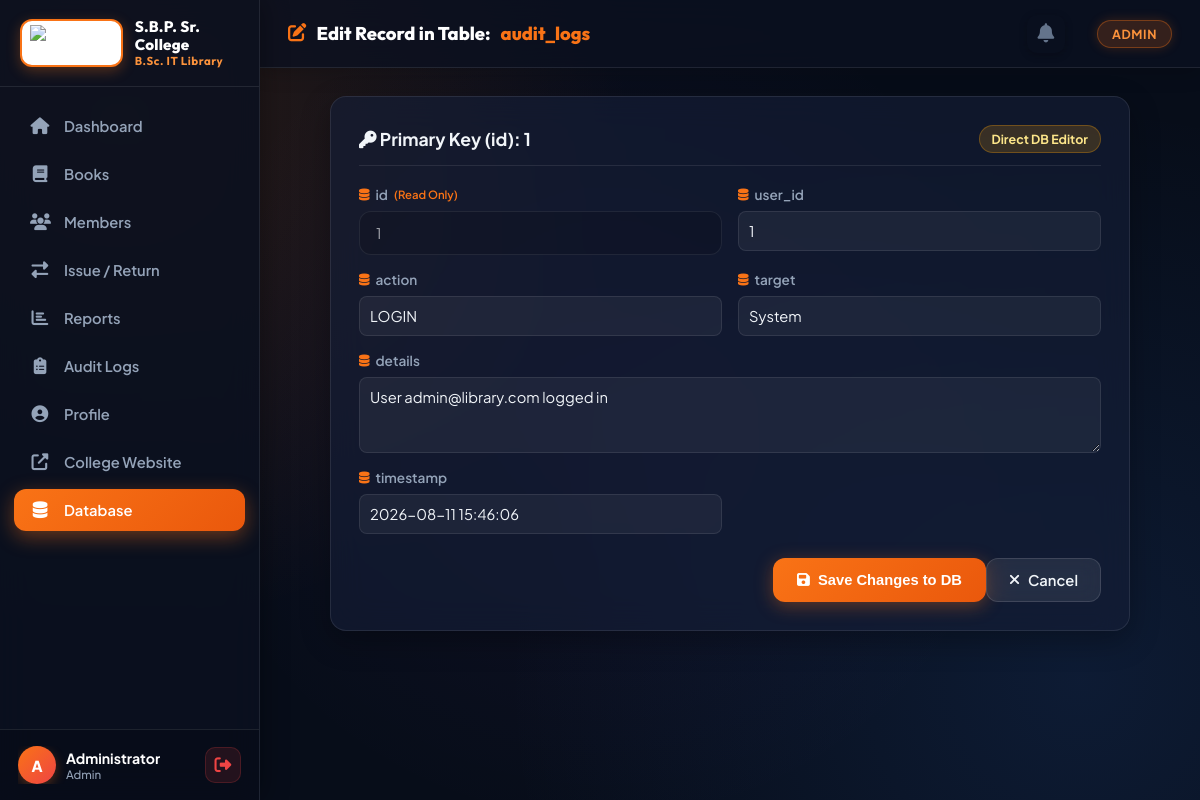
/database/edit/audit_logs/1 (signed in), run on the app's committed database.
### tables this page shows
CREATE TABLE audit_logs (
            id INTEGER PRIMARY KEY AUTOINCREMENT,
            user_id INTEGER,
            action TEXT NOT NULL,
            target TEXT NOT NULL,
            details TEXT,
            timestamp TEXT DEFAULT CURRENT_TIMESTAMP,
            FOREIGN KEY (user_id) REFERENCES users(id)
        );

### app.py (the view, shortened to what this page needs)
@app.route('/database/edit/<table_name>/<int:row_id>', methods=['GET', 'POST'])
@admin_required
def admin_database_edit(table_name, row_id):
    conn = get_db()
    valid_tables = [t[0] for t in conn.execute("SELECT name FROM sqlite_master WHERE type='table' AND name NOT LIKE 'sqlite_%'").fetchall()]
    if table_name not in valid_tables:
        flash('Invalid database table.', 'danger')
        conn.close()
        return redirect(url_for('admin_database'))
    col_info = conn.execute(f'PRAGMA table_info("{table_name}")').fetchall()
    columns = [c['name'] for c in col_info]
    pk = 'id' if 'id' in columns else columns[0]
    row = conn.execute(f'SELECT * FROM "{table_name}" WHERE "{pk}" = ?', (row_id,)).fetchone()
    if not row:
        flash('Row record not found.', 'danger')
        conn.close()
        return redirect(url_for('admin_database', table=table_name))
    conn.close()
    return render_template('database_edit.html', table_name=table_name, row_id=row_id, columns=columns, row=row, pk=pk)

### app.py (called while the page is built, shortened)
def get_db():
    conn = sqlite3.connect(DATABASE)
    conn.row_factory = sqlite3.Row
    return conn

def admin_required(f):
    @wraps(f)
    def decorated(*args, **kwargs):
        if 'user_id' not in session:
            flash('Please login to continue.', 'warning')
            return redirect(url_for('login'))
        if session.get('role') != 'admin':
            flash('Admin access required.', 'danger')
            return redirect(url_for('dashboard'))
        return f(*args, **kwargs)
    return decorated

@app.context_processor
def inject_notifications():
    if 'user_id' in session:
        conn = get_db()
        today = datetime.today().strftime('%Y-%m-%d')
        notifs = conn.execute("SELECT * FROM notifications WHERE user_id = ? AND is_read = 0 ORDER BY id DESC LIMIT 5", (session['user_id'],)).fetchall()
        unread_count = len(notifs)
        conn.close()
        return dict(notifications=notifs, unread_count=unread_count)
    return dict(notifications=[], unread_count=0)

### templates/database_edit.html (shortened to what this page needs)
{% extends 'base.html' %}
{% block page_title %}<i class="fas fa-edit"></i> Edit Record in Table: <span style="color: var(--primary);">{{ table_name }}</span>{% endblock %}
{% block content %}
<div class="form-card" style="max-width: 800px; margin: 0 auto;">
    <div style="margin-bottom: 20px; border-bottom: 1px solid var(--card-border); padding-bottom: 12px; display: flex; justify-content: space-between; align-items: center;">
        <h3 style="margin: 0; font-size: 1.1rem; color: var(--text);"><i class="fas fa-key"></i> Primary Key ({{ pk }}): {{ row[pk] }}</h3>
        <span class="badge badge-warning">Direct DB Editor</span>
    </div>
    <form method="POST" class="lms-form">
        <div style="display: grid; grid-template-columns: repeat(2, 1fr); gap: 16px;">
            {% for col in columns %}
            <div class="form-group" style="{% if col in ['description', 'address', 'details'] %}grid-column: span 2;{% endif %}">
                <label style="font-weight: 600; font-size: 0.85rem; color: var(--text-muted); display: flex; align-items: center; gap: 6px;">
                    <i class="fas fa-database" style="color: var(--primary); font-size: 0.75rem;"></i> {{ col }}
                    {% if col == pk %}<small style="color: var(--primary);">(Read Only)</small>{% endif %}
                </label>
                {% if col == pk %}
                <input type="text" value="{{ row[col] }}" disabled style="opacity: 0.6; cursor: not-allowed; background: rgba(0,0,0,0.2);">
                {% elif col in ['description', 'address', 'details'] %}
                <textarea name="{{ col }}" rows="3" style="width: 100%; background: rgba(255,255,255,0.05); border: 1px solid var(--card-border); border-radius: 8px; color: var(--text); padding: 10px;">{{ row[col] or '' }}</textarea>
                {% else %}
                <input type="text" name="{{ col }}" value="{{ row[col] if row[col] is not none else '' }}" style="width: 100%; background: rgba(255,255,255,0.05); border: 1px solid var(--card-border); border-radius: 8px; color: var(--text); padding: 10px;">
                {% endif %}
            </div>
            {% endfor %}
        </div>
        <div class="form-buttons" style="margin-top: 24px;">
            <button type="submit" class="btn-primary"><i class="fas fa-save"></i> Save Changes to DB</button>
            <a href="{{ url_for('admin_database', table=table_name) }}" class="btn-secondary"><i class="fas fa-times"></i> Cancel</a>
        </div>
    </form>
</div>
{% endblock %}

### static/css/style.css (style rules this page uses)
:root { --primary: #f97316; --primary-dark: #ea580c; --primary-light: #fb923c; --primary-glow: rgba(249, 115, 22, 0.35); --secondary: #1e293b; --dark: #0b1120; --dark2: rgba(15, 23, 42, 0.75); --card-bg: rgba(20, 30, 55, 0.65); --card-bg-hover: rgba(28, 41, 72, 0.75); --card-border: rgba(255, 255, 255, 0.09); --card-border-glow: rgba(249, 115, 22, 0.3); --text: #f1f5f9; --text-muted: #94a3b8; --sidebar-width: 260px; --header-h: 68px; --success: #10b981; --danger: #ef4444; --warning: #f59e0b; --info: #3b82f6; --radius: 16px; --shadow: 0 12px 32px -8px rgba(0, 0, 0, 0.5), 0 0 20px rgba(249, 115, 22, 0.06); --glass: rgba(15, 23, 42, 0.6); --glass-border: rgba(255, 255, 255, 0.12); --blur: blur(16px); }
*, *::before, *::after { box-sizing: border-box; margin: 0; padding: 0; }
html { scroll-behavior: smooth; }
body { font-family: 'Plus Jakarta Sans', -apple-system, BlinkMacSystemFont, sans-serif; background: radial-gradient(circle at 10% 15%, rgba(249, 115, 22, 0.14) 0%, transparent 40%), radial-gradient(circle at 90% 85%, rgba(59, 130, 246, 0.12) 0%, transparent 45%), radial-gradient(circle at 50% 50%, rgba(168, 85, 247, 0.06) 0%, transparent 60%), #070d19; background-attachment: fixed; color: var(--text); min-height: 100vh; display: flex; overflow-x: hidden; -webkit-font-smoothing: antialiased; }
.page-title i { color: var(--primary); }
.card, .form-card, .table-card, .table-container, .book-card { background: var(--card-bg); backdrop-filter: var(--blur); -webkit-backdrop-filter: var(--blur); border: 1px solid var(--card-border); border-radius: var(--radius); box-shadow: 0 10px 30px rgba(0,0,0,0.3); transition: all 0.3s cubic-bezier(0.16, 1, 0.3, 1); }
.form-card { padding: 28px; }
.form-group { flex: 1; display: flex; flex-direction: column; gap: 8px; }
.form-group label { font-size: 0.88rem; font-weight: 600; color: var(--text); display: flex; align-items: center; gap: 8px; }
.form-group label i { color: var(--primary); }
.form-buttons { margin-top: 24px; display: flex; justify-content: flex-end; }
.btn-primary { background: linear-gradient(135deg, var(--primary), var(--primary-dark)); color: #fff; padding: 12px 24px; border-radius: 12px; font-size: 0.92rem; font-weight: 700; border: none; cursor: pointer; text-decoration: none; display: inline-flex; align-items: center; gap: 8px; box-shadow: 0 4px 18px rgba(249, 115, 22, 0.35); transition: all 0.25s cubic-bezier(0.16, 1, 0.3, 1); }
.btn-secondary { background: rgba(255, 255, 255, 0.08); backdrop-filter: blur(10px); color: var(--text); padding: 12px 22px; border-radius: 12px; font-size: 0.92rem; font-weight: 600; border: 1px solid rgba(255, 255, 255, 0.12); cursor: pointer; text-decoration: none; display: inline-flex; align-items: center; gap: 8px; transition: all 0.25s ease; }
.form-control, input[type="text"], input[type="password"], input[type="number"], input[type="email"], input[type="tel"], textarea { width: 100%; background: rgba(15, 23, 42, 0.6); border: 1px solid rgba(255, 255, 255, 0.12); border-radius: 12px; color: #fff; padding: 12px 16px; font-size: 0.92rem; font-family: inherit; outline: none; transition: all 0.25s ease; }
.badge { display: inline-flex; align-items: center; gap: 6px; padding: 5px 12px; border-radius: 20px; font-size: 0.78rem; font-weight: 700; }
.badge-warning { background: rgba(245, 158, 11, 0.18); color: #fde68a; border: 1px solid rgba(245, 158, 11, 0.3); }
.content-area > * { animation: fadeInUp 0.4s cubic-bezier(0.16, 1, 0.3, 1) forwards; }

### data on the page
audit_logs: id "1", id "1", user_id "1" "LOGIN" "System" "2026-08-11 15:46:06", details "User admin@library.com logged in"

### other printed values
{{ session.user_name[0] | upper }} "A"
{{ session.user_name }} "Administrator"
{{ session.role | capitalize }} "Admin"
{{ table_name }} "audit_logs"
{{ session.role | capitalize }} "ADMIN"
{{ pk }} "id"
{{ col }} "id" "user_id" "action" "target" "details" "timestamp"
